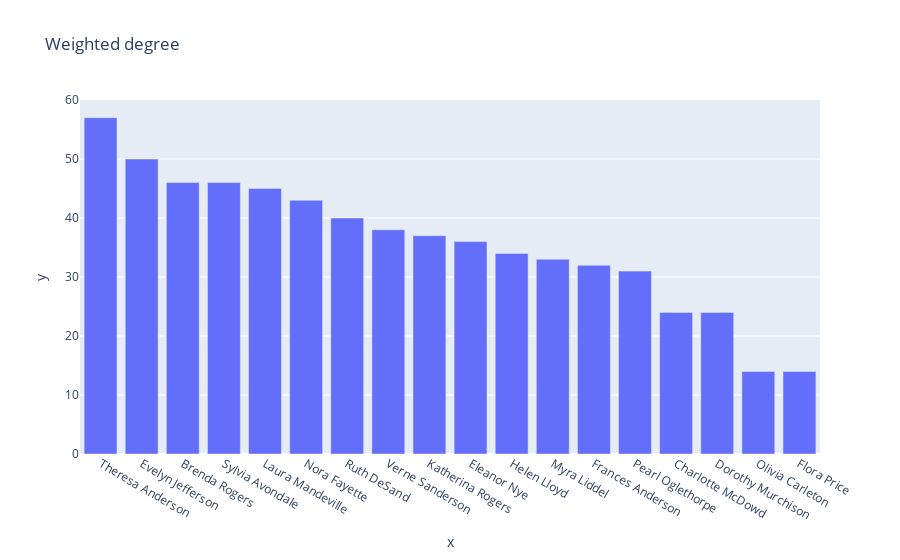
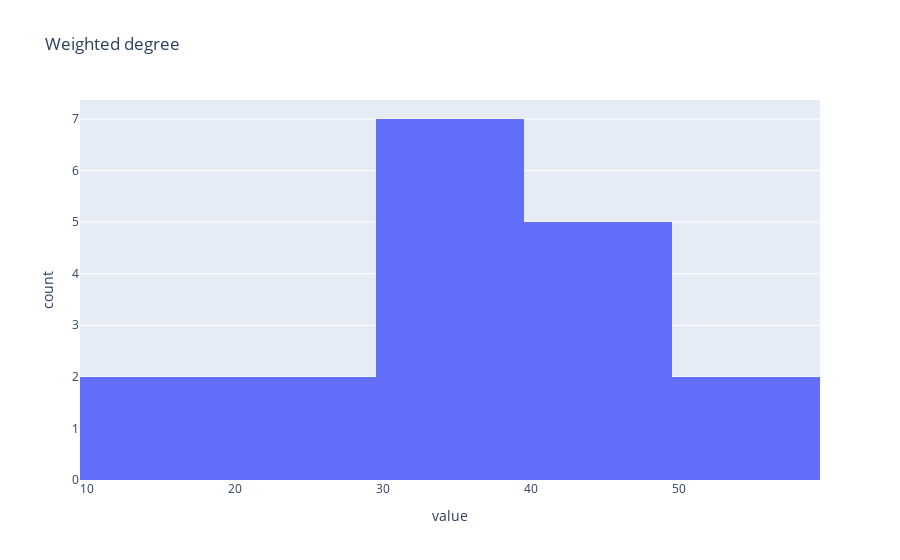

Notebook code cell kept with these figures, in order:
### Code cell
# Degree centrality - women

# Extract women and degrees sorted in descending fashion by degree
srt = sorted(W.degree(weight='weight'), key=lambda tup: tup[1], reverse=True)
w = [w[0] for w in srt]
d = [w[1] for w in srt]

# List the women by weighted degree (the "celebrities") and display vertical bar chart
print(srt)
p2 = px.bar(x=w, y=d, title='Weighted degree')
p2.show()

# Show histogram of weighted degrees
p1 = px.histogram(d, nbins=8, title='Weighted degree')
p1.update_layout(showlegend=False) 
p1.show()

### Figure 1 — Plotly figure (JSON) as saved in the notebook; plotly's stock layout.template omitted (floating-point values rounded to 4 significant figures)
{"data": [{"alignmentgroup": "True", "hovertemplate": "x=%{x}<br>y=%{y}<extra></extra>", "legendgroup": "", "marker": {"color": "#636efa", "pattern": {"shape": ""}}, "name": "", "offsetgroup": "", "orientation": "v", "showlegend": false, "textposition": "auto", "type": "bar", "x": ["Theresa Anderson", "Evelyn Jefferson", "Brenda Rogers", "Sylvia Avondale", "Laura Mandeville", "Nora Fayette", "Ruth DeSand", "Verne Sanderson", "Katherina Rogers", "Eleanor Nye", "Helen Lloyd", "Myra Liddel", "Frances Anderson", "Pearl Oglethorpe", "Charlotte McDowd", "Dorothy Murchison", "Olivia Carleton", "Flora Price"], "xaxis": "x", "y": [57, 50, 46, 46, 45, 43, 40, 38, 37, 36, 34, 33, 32, 31, 24, 24, 14, 14], "yaxis": "y"}], "layout": {"autosize": true, "barmode": "relative", "legend": {"tracegroupgap": 0}, "title": {"text": "Weighted degree"}, "xaxis": {"anchor": "y", "autorange": true, "domain": [0, 1], "range": [-0.5, 17.5], "title": {"text": "x"}, "type": "category"}, "yaxis": {"anchor": "x", "autorange": true, "domain": [0, 1], "range": [0, 60], "title": {"text": "y"}, "type": "linear"}}}

### Figure 2 — Plotly figure (JSON) as saved in the notebook; plotly's stock layout.template omitted (floating-point values rounded to 4 significant figures)
{"data": [{"alignmentgroup": "True", "bingroup": "x", "hovertemplate": "variable=0<br>value=%{x}<br>count=%{y}<extra></extra>", "legendgroup": "0", "marker": {"color": "#636efa", "pattern": {"shape": ""}}, "name": "0", "nbinsx": 8, "offsetgroup": "0", "orientation": "v", "showlegend": true, "type": "histogram", "x": [57, 50, 46, 46, 45, 43, 40, 38, 37, 36, 34, 33, 32, 31, 24, 24, 14, 14], "xaxis": "x", "yaxis": "y"}], "layout": {"autosize": true, "barmode": "relative", "legend": {"title": {"text": "variable"}, "tracegroupgap": 0}, "showlegend": false, "title": {"text": "Weighted degree"}, "xaxis": {"anchor": "y", "autorange": true, "domain": [0, 1], "range": [9.5, 59.5], "title": {"text": "value"}, "type": "linear"}, "yaxis": {"anchor": "x", "autorange": true, "domain": [0, 1], "range": [0, 7.368], "title": {"text": "count"}}}}
